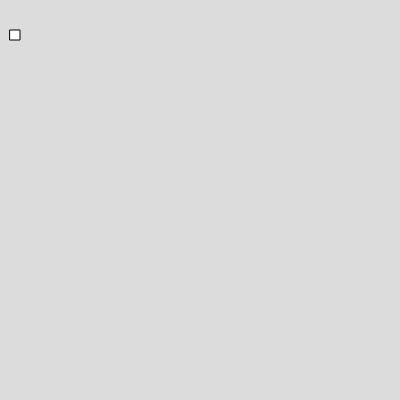
Frame 1 (no input)
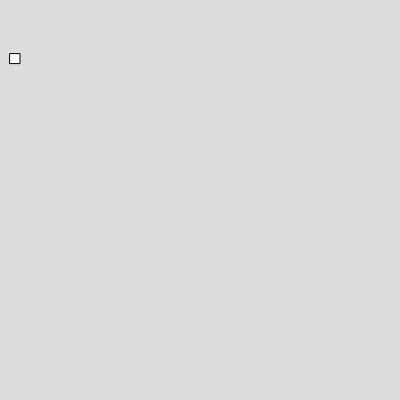
Frame 60 (no input)
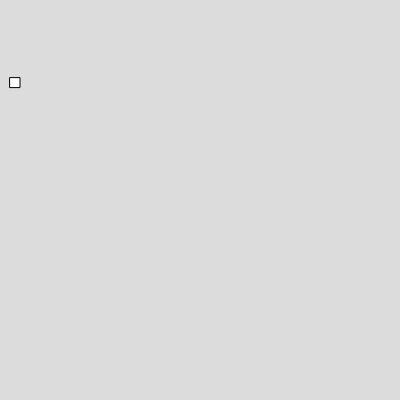
Frame 120 (the mouse pressed at the canvas centre since frame 60)

The p5.js sketch that drew these frames (run headless with seeded random() and noise() and a simulated clock; from frame 60 on, the mouse is pressed at the canvas centre):

// p5.js sketch
// ── sketch.js
var box;


function setup() 
{
  createCanvas(400, 400);
  box = new Box(10,30,10,10,0.5,0.4);
}

function draw() 
{
  background(220);

   box.show();

   box.moveup();
}


// ── box.js
class Box
  {
    constructor(x,y,w,h,vx,vy)
    {
      this.x =x;
      this.y =y;
      this.w =w;
      this.h = h;
      this.vx = vx;
      this.vy = vy;
    }
    
    show()
    {
      rect(this.x,this.y,this.w,this.h)
    }
    
    move()
    {
      this.x = this.x+this.vx;
    }
    moveup()
    {
      this.y = this.y+this.vy;
    }
  }

  
